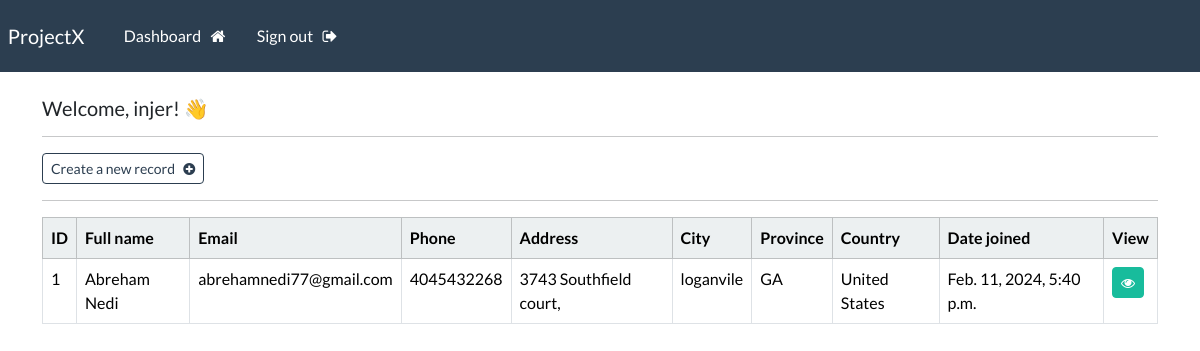
The page /dashboard (signed in) on the database its author committed.
### webapp/models.py (models this page shows, shortened)
class Record(models.Model):
    creation_date = models.DateTimeField(auto_now_add=True)
    first_name = models.CharField(max_length=100)
    last_name = models.CharField(max_length=100)
    email = models.CharField(max_length=255)
    phone = models.CharField(max_length=20)
    address = models.CharField(max_length=300)
    city = models.CharField(max_length=255)
    province = models.CharField(max_length=200)
    country = models.CharField(max_length=125)

### webapp/views.py (the view)
# urls.py: path('dashboard', views.dashboard, name="dashboard"),
@login_required(login_url='my-login')
def dashboard(request):
    my_records = Record.objects.all()
    context = {'records': my_records}
    return render(request, 'webapp/dashboard.html', context=context)

### webapp/templates/webapp/dashboard.html
{% extends 'webapp/base.html' %}
{% block content %}
    {% if user %}
        <h5> Welcome, {{ user }}! 👋 </h5>
    {% else %}
        <h5> Welcome! 👋 </h5>
    {% endif %}
    <hr>
    <a class="btn btn-outline-primary btn-sm" href="{% url 'create-record' %}">
        Create a new record &nbsp; <i class="fa fa-plus-circle" aria-hidden="true"></i>
    </a>
    <hr>
    <table class="table table-hover table-bordered">
        <thead class="table-light">
            <tr>
                <th scope="col"> ID </th>
                <th scope="col"> Full name </th>
                <th scope="col"> Email </th>
                <th scope="col"> Phone </th>
                <th scope="col"> Address </th>
                <th scope="col"> City </th>
                <th scope="col"> Province </th>
                <th scope="col"> Country </th>
                <th scope="col"> Date joined </th>
                <th scope="col"> View </th>
            </tr>
        </thead>
        <tbody>
        {% if records %}
            {% for record in records %}
                <tr>
                    <td> {{ record.id }} </td>
                    <td> {{ record.first_name }} {{ record.last_name }} </td>
                    <td> {{ record.email }} </td>
                    <td> {{ record.phone }} </td>
                    <td> {{ record.address }} </td>
                    <td> {{ record.city }} </td>
                    <td> {{ record.province }} </td>
                    <td> {{ record.country }} </td>
                    <td> {{ record.creation_date }} </td>
                    <td> <a class="btn btn-success btn-sm" href="{% url 'record' record.id %}"> <i class="fa fa-eye" aria-hidden="true"></i> </a> </td>
                </tr>
            {% endfor %}
        {% endif %}
        </tbody>
    </table>
{% endblock %}

### webapp/templates/webapp/base.html (shortened to what this page needs)
{% load static %}
<!DOCTYPE html>
<html>
    <head>
        <link rel="stylesheet" type="text/css" href="https://bootswatch.com/5/flatly/bootstrap.min.css">
        <link rel="stylesheet" type="text/css" href="{% static 'css/styles.css' %}">
        <link rel="stylesheet" href="https://cdnjs.cloudflare.com/ajax/libs/font-awesome/4.7.0/css/font-awesome.min.css">
    </head>
    <body>
        {% include 'webapp/navbar.html' %}
        <div class="container">
            <br>
           {% block content %}
           {% endblock %}
        </div>
    </body>
</html>

### webapp/templates/webapp/navbar.html (shortened to what this page needs)
<nav class="navbar navbar-expand-lg navbar-dark bg-primary justify-content-center">
  <a class="navbar-brand main-heading" href="{% url '' %}">
    &nbsp; ProjectX
  </a>
    <div class="collapse navbar-collapse text-center" id="navbarNavDropdown">
      <ul class="navbar-nav mr-auto">
        {% if user.is_authenticated %}
          <li class="nav-item">
            <a class="nav-link" href="{% url 'dashboard' %}">Dashboard &nbsp; <i class="fa fa-home" aria-hidden="true"></i> </a>
          </li>
          <li class="nav-item">
            <a class="nav-link" href="{% url 'user-logout' %}">Sign out &nbsp; <i class="fa fa-sign-out" aria-hidden="true"></i> </a>
          </li>
      </ul>
      {% endif %}
    </div>
</nav>

### rows shown on the page
Record: id "1", first_name "Abreham", last_name "Nedi", email "abrehamnedi77@gmail.com", phone "4045432268", address "3743 Southfield court,", city "loganvile", province "GA", country "United States", creation_date "Feb. 11, 2024, 5:40 p.m."

### other values the page prints
{{ user }} "injer"
